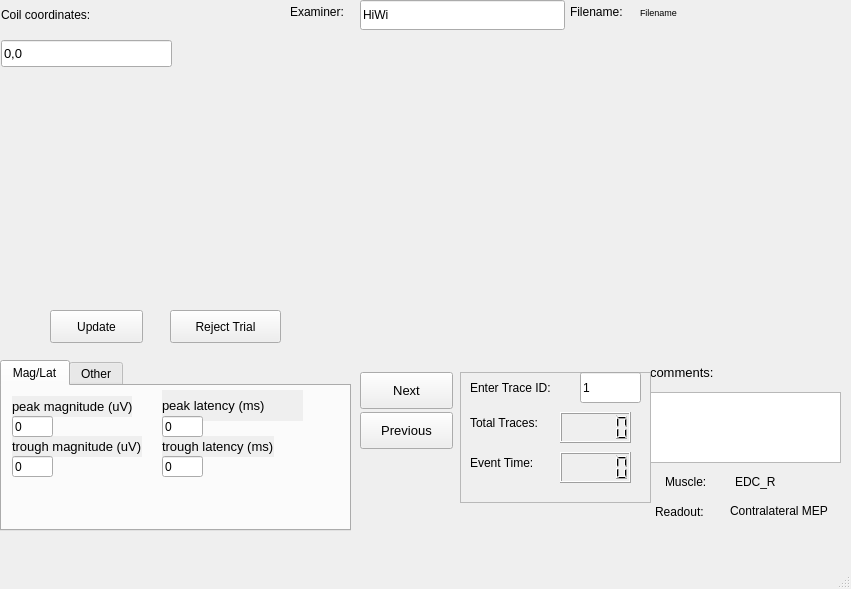
<?xml version="1.0" encoding="UTF-8"?>
<ui version="4.0">
 <class>MainWindow</class>
 <widget class="QMainWindow" name="MainWindow">
  <property name="geometry">
   <rect>
    <x>0</x>
    <y>0</y>
    <width>851</width>
    <height>589</height>
   </rect>
  </property>
  <property name="windowTitle">
   <string>MainWindow</string>
  </property>
  <property name="dockNestingEnabled">
   <bool>false</bool>
  </property>
  <property name="unifiedTitleAndToolBarOnMac">
   <bool>true</bool>
  </property>
  <widget class="QWidget" name="centralwidget">
   <property name="maximumSize">
    <size>
     <width>1510</width>
     <height>862</height>
    </size>
   </property>
   <property name="autoFillBackground">
    <bool>true</bool>
   </property>
   <widget class="QPushButton" name="previous_button">
    <property name="geometry">
     <rect>
      <x>360</x>
      <y>412</y>
      <width>93</width>
      <height>37</height>
     </rect>
    </property>
    <property name="font">
     <font>
      <pointsize>10</pointsize>
     </font>
    </property>
    <property name="text">
     <string>Previous</string>
    </property>
   </widget>
   <widget class="QLabel" name="filename_label_2">
    <property name="geometry">
     <rect>
      <x>640</x>
      <y>0</y>
      <width>201</width>
      <height>24</height>
     </rect>
    </property>
    <property name="font">
     <font>
      <pointsize>7</pointsize>
     </font>
    </property>
    <property name="text">
     <string>Filename</string>
    </property>
   </widget>
   <widget class="QPushButton" name="reject_button">
    <property name="geometry">
     <rect>
      <x>170</x>
      <y>310</y>
      <width>111</width>
      <height>33</height>
     </rect>
    </property>
    <property name="font">
     <font>
      <pointsize>9</pointsize>
     </font>
    </property>
    <property name="text">
     <string>Reject Trial</string>
    </property>
   </widget>
   <widget class="QPushButton" name="next_button">
    <property name="geometry">
     <rect>
      <x>360</x>
      <y>372</y>
      <width>93</width>
      <height>37</height>
     </rect>
    </property>
    <property name="font">
     <font>
      <pointsize>10</pointsize>
     </font>
    </property>
    <property name="text">
     <string>Next</string>
    </property>
   </widget>
   <widget class="QPushButton" name="update_attrs_button">
    <property name="geometry">
     <rect>
      <x>50</x>
      <y>310</y>
      <width>93</width>
      <height>33</height>
     </rect>
    </property>
    <property name="font">
     <font>
      <pointsize>9</pointsize>
     </font>
    </property>
    <property name="text">
     <string>Update</string>
    </property>
   </widget>
   <widget class="QLineEdit" name="examiner_name">
    <property name="geometry">
     <rect>
      <x>360</x>
      <y>0</y>
      <width>205</width>
      <height>30</height>
     </rect>
    </property>
    <property name="font">
     <font>
      <pointsize>9</pointsize>
     </font>
    </property>
    <property name="text">
     <string>HiWi</string>
    </property>
   </widget>
   <widget class="QLabel" name="muscle_label">
    <property name="geometry">
     <rect>
      <x>665</x>
      <y>470</y>
      <width>67</width>
      <height>24</height>
     </rect>
    </property>
    <property name="font">
     <font>
      <pointsize>9</pointsize>
     </font>
    </property>
    <property name="autoFillBackground">
     <bool>true</bool>
    </property>
    <property name="text">
     <string>Muscle:</string>
    </property>
   </widget>
   <widget class="QTextEdit" name="commentbox">
    <property name="geometry">
     <rect>
      <x>650</x>
      <y>392</y>
      <width>191</width>
      <height>71</height>
     </rect>
    </property>
   </widget>
   <widget class="QLabel" name="filename_label">
    <property name="geometry">
     <rect>
      <x>570</x>
      <y>0</y>
      <width>94</width>
      <height>24</height>
     </rect>
    </property>
    <property name="font">
     <font>
      <pointsize>9</pointsize>
     </font>
    </property>
    <property name="text">
     <string>Filename: </string>
    </property>
   </widget>
   <widget class="MplWidget" name="MplWidget1" native="true">
    <property name="geometry">
     <rect>
      <x>300</x>
      <y>40</y>
      <width>541</width>
      <height>311</height>
     </rect>
    </property>
    <property name="layoutDirection">
     <enum>Qt::LeftToRight</enum>
    </property>
   </widget>
   <widget class="QLabel" name="channel_label">
    <property name="geometry">
     <rect>
      <x>735</x>
      <y>470</y>
      <width>60</width>
      <height>24</height>
     </rect>
    </property>
    <property name="font">
     <font>
      <pointsize>9</pointsize>
     </font>
    </property>
    <property name="autoFillBackground">
     <bool>true</bool>
    </property>
    <property name="text">
     <string>EDC_R</string>
    </property>
   </widget>
   <widget class="QLabel" name="coilcoordinateslabel">
    <property name="geometry">
     <rect>
      <x>1</x>
      <y>3</y>
      <width>155</width>
      <height>24</height>
     </rect>
    </property>
    <property name="font">
     <font>
      <pointsize>9</pointsize>
     </font>
    </property>
    <property name="text">
     <string>Coil coordinates: </string>
    </property>
   </widget>
   <widget class="QLabel" name="readout_label">
    <property name="geometry">
     <rect>
      <x>655</x>
      <y>500</y>
      <width>71</width>
      <height>24</height>
     </rect>
    </property>
    <property name="font">
     <font>
      <pointsize>9</pointsize>
     </font>
    </property>
    <property name="autoFillBackground">
     <bool>true</bool>
    </property>
    <property name="text">
     <string>Readout:</string>
    </property>
   </widget>
   <widget class="QTabWidget" name="tabWidget">
    <property name="geometry">
     <rect>
      <x>0</x>
      <y>360</y>
      <width>351</width>
      <height>171</height>
     </rect>
    </property>
    <property name="font">
     <font>
      <pointsize>9</pointsize>
     </font>
    </property>
    <property name="currentIndex">
     <number>0</number>
    </property>
    <widget class="QWidget" name="tab_7">
     <attribute name="title">
      <string>Mag/Lat</string>
     </attribute>
     <widget class="QLabel" name="peaklatlabel">
      <property name="geometry">
       <rect>
        <x>160</x>
        <y>4</y>
        <width>141</width>
        <height>31</height>
       </rect>
      </property>
      <property name="font">
       <font>
        <pointsize>10</pointsize>
       </font>
      </property>
      <property name="autoFillBackground">
       <bool>true</bool>
      </property>
      <property name="text">
       <string>peak latency (ms)</string>
      </property>
     </widget>
     <widget class="QLabel" name="troughlatlabel">
      <property name="geometry">
       <rect>
        <x>160</x>
        <y>50</y>
        <width>112</width>
        <height>21</height>
       </rect>
      </property>
      <property name="font">
       <font>
        <pointsize>10</pointsize>
       </font>
      </property>
      <property name="autoFillBackground">
       <bool>true</bool>
      </property>
      <property name="text">
       <string>trough latency (ms)</string>
      </property>
     </widget>
     <widget class="QLabel" name="troughvoltlabel">
      <property name="geometry">
       <rect>
        <x>10</x>
        <y>50</y>
        <width>130</width>
        <height>21</height>
       </rect>
      </property>
      <property name="font">
       <font>
        <pointsize>10</pointsize>
       </font>
      </property>
      <property name="autoFillBackground">
       <bool>true</bool>
      </property>
      <property name="text">
       <string>trough magnitude (uV)</string>
      </property>
     </widget>
     <widget class="QLabel" name="peakvoltlabel">
      <property name="geometry">
       <rect>
        <x>10</x>
        <y>10</y>
        <width>120</width>
        <height>21</height>
       </rect>
      </property>
      <property name="font">
       <font>
        <pointsize>10</pointsize>
       </font>
      </property>
      <property name="autoFillBackground">
       <bool>true</bool>
      </property>
      <property name="text">
       <string>peak magnitude (uV)</string>
      </property>
     </widget>
     <widget class="QLineEdit" name="peaklat_num">
      <property name="geometry">
       <rect>
        <x>160</x>
        <y>30</y>
        <width>41</width>
        <height>21</height>
       </rect>
      </property>
      <property name="font">
       <font>
        <pointsize>9</pointsize>
       </font>
      </property>
      <property name="text">
       <string>0</string>
      </property>
     </widget>
     <widget class="QLineEdit" name="troughmag_num">
      <property name="geometry">
       <rect>
        <x>10</x>
        <y>70</y>
        <width>41</width>
        <height>21</height>
       </rect>
      </property>
      <property name="font">
       <font>
        <pointsize>9</pointsize>
       </font>
      </property>
      <property name="text">
       <string>0</string>
      </property>
     </widget>
     <widget class="QLineEdit" name="troughlat_num">
      <property name="geometry">
       <rect>
        <x>160</x>
        <y>70</y>
        <width>41</width>
        <height>21</height>
       </rect>
      </property>
      <property name="font">
       <font>
        <pointsize>9</pointsize>
       </font>
      </property>
      <property name="text">
       <string>0</string>
      </property>
     </widget>
     <widget class="QLineEdit" name="peakmag_num">
      <property name="geometry">
       <rect>
        <x>10</x>
        <y>30</y>
        <width>41</width>
        <height>21</height>
       </rect>
      </property>
      <property name="font">
       <font>
        <pointsize>9</pointsize>
       </font>
      </property>
      <property name="text">
       <string>0</string>
      </property>
     </widget>
    </widget>
    <widget class="QWidget" name="tab_8">
     <attribute name="title">
      <string>Other</string>
     </attribute>
     <widget class="QLabel" name="zeroxinglabel_4">
      <property name="geometry">
       <rect>
        <x>10</x>
        <y>50</y>
        <width>161</width>
        <height>21</height>
       </rect>
      </property>
      <property name="font">
       <font>
        <pointsize>10</pointsize>
       </font>
      </property>
      <property name="autoFillBackground">
       <bool>true</bool>
      </property>
      <property name="text">
       <string>zero crossing latency (ms)</string>
      </property>
     </widget>
     <widget class="QLabel" name="time_since_pulse_label_10">
      <property name="geometry">
       <rect>
        <x>210</x>
        <y>60</y>
        <width>41</width>
        <height>16</height>
       </rect>
      </property>
      <property name="font">
       <font>
        <pointsize>10</pointsize>
       </font>
      </property>
      <property name="autoFillBackground">
       <bool>true</bool>
      </property>
      <property name="text">
       <string>di/dt</string>
      </property>
     </widget>
     <widget class="QLabel" name="time_since_pulse_label_11">
      <property name="geometry">
       <rect>
        <x>210</x>
        <y>13</y>
        <width>121</width>
        <height>16</height>
       </rect>
      </property>
      <property name="font">
       <font>
        <pointsize>10</pointsize>
       </font>
      </property>
      <property name="autoFillBackground">
       <bool>true</bool>
      </property>
      <property name="text">
       <string>onset shift (ms)</string>
      </property>
     </widget>
     <widget class="QLabel" name="time_since_pulse_label_12">
      <property name="geometry">
       <rect>
        <x>10</x>
        <y>90</y>
        <width>201</width>
        <height>21</height>
       </rect>
      </property>
      <property name="font">
       <font>
        <pointsize>10</pointsize>
       </font>
      </property>
      <property name="autoFillBackground">
       <bool>true</bool>
      </property>
      <property name="text">
       <string>time since last pulse (ms)</string>
      </property>
     </widget>
     <widget class="QLabel" name="stimintensitylabel">
      <property name="geometry">
       <rect>
        <x>10</x>
        <y>10</y>
        <width>181</width>
        <height>21</height>
       </rect>
      </property>
      <property name="font">
       <font>
        <pointsize>10</pointsize>
       </font>
      </property>
      <property name="autoFillBackground">
       <bool>true</bool>
      </property>
      <property name="text">
       <string>stim intensity (% MSO)</string>
      </property>
     </widget>
     <widget class="QLineEdit" name="zcr_lat_num">
      <property name="geometry">
       <rect>
        <x>10</x>
        <y>70</y>
        <width>41</width>
        <height>21</height>
       </rect>
      </property>
      <property name="font">
       <font>
        <pointsize>9</pointsize>
       </font>
      </property>
      <property name="text">
       <string>0</string>
      </property>
     </widget>
     <widget class="QLineEdit" name="stimintensity_num">
      <property name="geometry">
       <rect>
        <x>10</x>
        <y>30</y>
        <width>41</width>
        <height>21</height>
       </rect>
      </property>
      <property name="font">
       <font>
        <pointsize>9</pointsize>
       </font>
      </property>
      <property name="text">
       <string>0</string>
      </property>
     </widget>
     <widget class="QLineEdit" name="onset_shift_num">
      <property name="geometry">
       <rect>
        <x>210</x>
        <y>30</y>
        <width>41</width>
        <height>21</height>
       </rect>
      </property>
      <property name="font">
       <font>
        <pointsize>9</pointsize>
       </font>
      </property>
      <property name="text">
       <string>0</string>
      </property>
     </widget>
     <widget class="QLineEdit" name="didt_num">
      <property name="geometry">
       <rect>
        <x>210</x>
        <y>80</y>
        <width>41</width>
        <height>21</height>
       </rect>
      </property>
      <property name="font">
       <font>
        <pointsize>9</pointsize>
       </font>
      </property>
      <property name="text">
       <string>0</string>
      </property>
     </widget>
     <widget class="QLineEdit" name="time_since_pulse_num">
      <property name="geometry">
       <rect>
        <x>10</x>
        <y>110</y>
        <width>41</width>
        <height>21</height>
       </rect>
      </property>
      <property name="font">
       <font>
        <pointsize>9</pointsize>
       </font>
      </property>
      <property name="text">
       <string>0</string>
      </property>
     </widget>
    </widget>
   </widget>
   <widget class="QLabel" name="examinerlabel">
    <property name="geometry">
     <rect>
      <x>290</x>
      <y>0</y>
      <width>96</width>
      <height>24</height>
     </rect>
    </property>
    <property name="font">
     <font>
      <pointsize>9</pointsize>
     </font>
    </property>
    <property name="text">
     <string>Examiner: </string>
    </property>
   </widget>
   <widget class="QLineEdit" name="coil_coordinate_input">
    <property name="geometry">
     <rect>
      <x>1</x>
      <y>40</y>
      <width>171</width>
      <height>27</height>
     </rect>
    </property>
    <property name="font">
     <font>
      <pointsize>10</pointsize>
     </font>
    </property>
    <property name="text">
     <string>0,0</string>
    </property>
   </widget>
   <widget class="MplWidget" name="MplWidget2" native="true">
    <property name="enabled">
     <bool>true</bool>
    </property>
    <property name="geometry">
     <rect>
      <x>1</x>
      <y>74</y>
      <width>291</width>
      <height>221</height>
     </rect>
    </property>
   </widget>
   <widget class="QLabel" name="zeroxinglabel_5">
    <property name="geometry">
     <rect>
      <x>650</x>
      <y>362</y>
      <width>83</width>
      <height>21</height>
     </rect>
    </property>
    <property name="font">
     <font>
      <pointsize>10</pointsize>
     </font>
    </property>
    <property name="autoFillBackground">
     <bool>true</bool>
    </property>
    <property name="text">
     <string>comments:</string>
    </property>
   </widget>
   <widget class="QFrame" name="frame">
    <property name="geometry">
     <rect>
      <x>460</x>
      <y>372</y>
      <width>191</width>
      <height>131</height>
     </rect>
    </property>
    <property name="font">
     <font>
      <pointsize>9</pointsize>
     </font>
    </property>
    <property name="frameShape">
     <enum>QFrame::StyledPanel</enum>
    </property>
    <property name="frameShadow">
     <enum>QFrame::Raised</enum>
    </property>
    <widget class="QLabel" name="label_7">
     <property name="geometry">
      <rect>
       <x>10</x>
       <y>0</y>
       <width>141</width>
       <height>31</height>
      </rect>
     </property>
     <property name="font">
      <font>
       <pointsize>9</pointsize>
      </font>
     </property>
     <property name="text">
      <string>Enter Trace ID:</string>
     </property>
    </widget>
    <widget class="QLineEdit" name="trace_idx_num">
     <property name="geometry">
      <rect>
       <x>120</x>
       <y>0</y>
       <width>61</width>
       <height>31</height>
      </rect>
     </property>
     <property name="font">
      <font>
       <pointsize>9</pointsize>
      </font>
     </property>
     <property name="text">
      <string>1</string>
     </property>
    </widget>
    <widget class="QLCDNumber" name="last_trace_num">
     <property name="geometry">
      <rect>
       <x>100</x>
       <y>40</y>
       <width>71</width>
       <height>31</height>
      </rect>
     </property>
     <property name="font">
      <font>
       <pointsize>9</pointsize>
      </font>
     </property>
    </widget>
    <widget class="QLabel" name="total_traces_label">
     <property name="geometry">
      <rect>
       <x>10</x>
       <y>30</y>
       <width>91</width>
       <height>41</height>
      </rect>
     </property>
     <property name="font">
      <font>
       <pointsize>9</pointsize>
      </font>
     </property>
     <property name="text">
      <string>Total Traces: </string>
     </property>
    </widget>
    <widget class="QLCDNumber" name="event_time_num">
     <property name="geometry">
      <rect>
       <x>100</x>
       <y>80</y>
       <width>71</width>
       <height>31</height>
      </rect>
     </property>
     <property name="font">
      <font>
       <pointsize>9</pointsize>
      </font>
     </property>
    </widget>
    <widget class="QLabel" name="label_9">
     <property name="geometry">
      <rect>
       <x>10</x>
       <y>70</y>
       <width>81</width>
       <height>41</height>
      </rect>
     </property>
     <property name="font">
      <font>
       <pointsize>9</pointsize>
      </font>
     </property>
     <property name="text">
      <string>Event Time:</string>
     </property>
    </widget>
   </widget>
   <widget class="QLabel" name="readout">
    <property name="geometry">
     <rect>
      <x>730</x>
      <y>500</y>
      <width>133</width>
      <height>21</height>
     </rect>
    </property>
    <property name="font">
     <font>
      <pointsize>9</pointsize>
     </font>
    </property>
    <property name="text">
     <string>Contralateral MEP</string>
    </property>
   </widget>
  </widget>
  <widget class="QMenuBar" name="menubar">
   <property name="geometry">
    <rect>
     <x>0</x>
     <y>0</y>
     <width>851</width>
     <height>21</height>
    </rect>
   </property>
  </widget>
  <widget class="QStatusBar" name="statusbar"/>
 </widget>
 <layoutdefault spacing="7" margin="11"/>
 <customwidgets>
  <customwidget>
   <class>MplWidget</class>
   <extends>QWidget</extends>
   <header>.mplwidget.h</header>
   <container>1</container>
  </customwidget>
 </customwidgets>
 <resources/>
 <connections/>
 <designerdata>
  <property name="gridDeltaX">
   <number>10</number>
  </property>
  <property name="gridDeltaY">
   <number>10</number>
  </property>
  <property name="gridSnapX">
   <bool>true</bool>
  </property>
  <property name="gridSnapY">
   <bool>true</bool>
  </property>
  <property name="gridVisible">
   <bool>true</bool>
  </property>
 </designerdata>
</ui>
